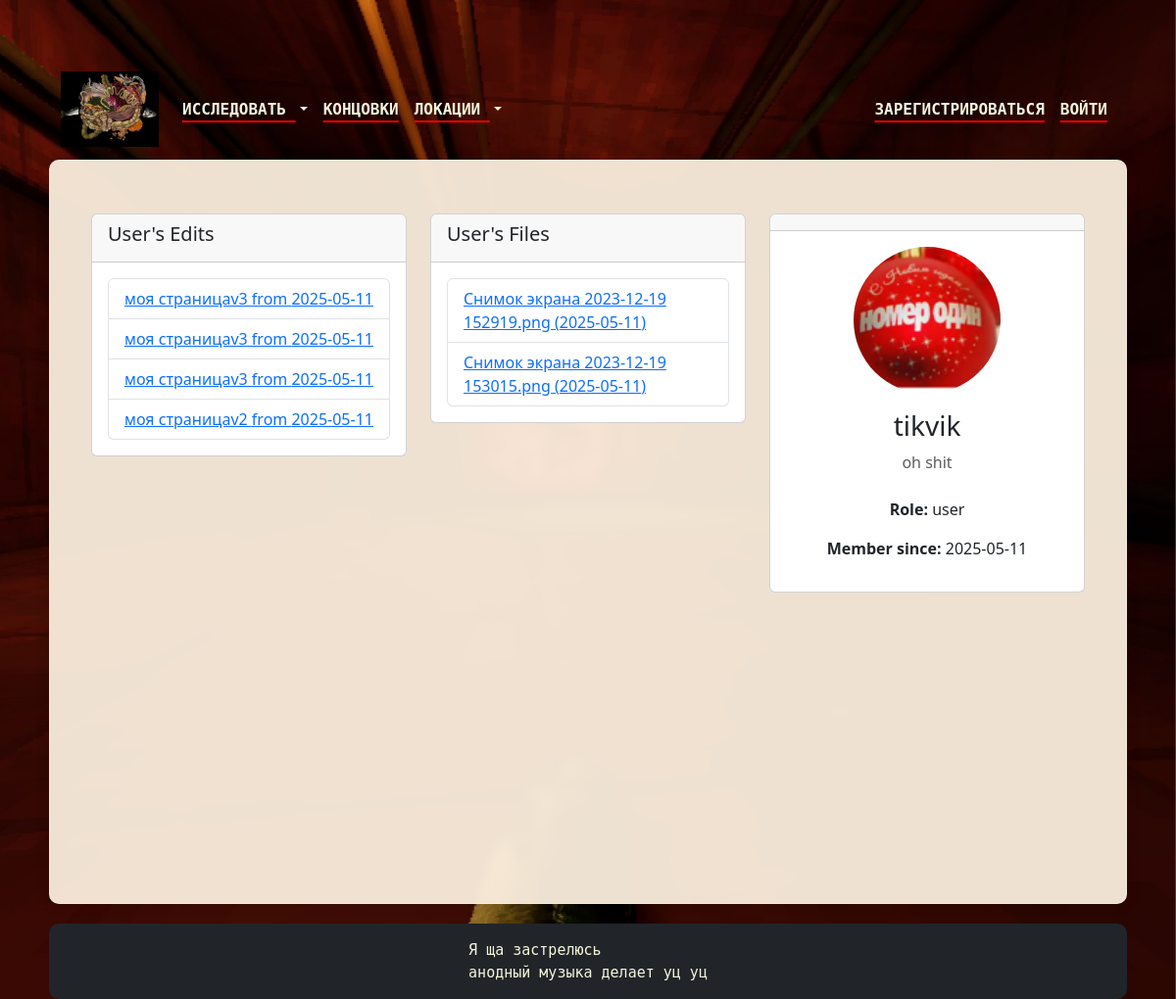
The page /users/2 on the database its author committed.
### data/history_pages.py (models this page shows, shortened)
class HistoryPage(SqlAlchemyBase, UserMixin, SerializerMixin):
    __tablename__ = "history_pages"
    id = sqlalchemy.Column(sqlalchemy.Integer, primary_key=True, autoincrement=True)
    title = sqlalchemy.Column(sqlalchemy.String(120))
    content = sqlalchemy.Column(sqlalchemy.Text, nullable=True)
    modified_date = sqlalchemy.Column(sqlalchemy.DateTime, default=datetime.datetime.now)
    is_rollback = sqlalchemy.Column(sqlalchemy.Boolean, default=False)
    categories = orm.relationship("Category",
                                  secondary="history_association", back_populates="history_pages")
    user_id = sqlalchemy.Column(sqlalchemy.Integer, sqlalchemy.ForeignKey("users.id"))
    page_id = sqlalchemy.Column(sqlalchemy.Integer, sqlalchemy.ForeignKey("pages.id"))
    page = orm.relationship('Page', back_populates='history_versions')
    user = orm.relationship('User', back_populates='edits')

### data/uploads_model.py (models this page shows, shortened)
class Uploads(SqlAlchemyBase, UserMixin, SerializerMixin):
    __tablename__ = "uploads"
    id = sqlalchemy.Column(sqlalchemy.Integer, primary_key=True, autoincrement=True)
    filename = sqlalchemy.Column(sqlalchemy.String)
    date = sqlalchemy.Column(sqlalchemy.DateTime)
    user_id = sqlalchemy.Column(sqlalchemy.Integer, sqlalchemy.ForeignKey("users.id"))
    user = orm.relationship('User', back_populates='files')

### data/users.py (models this page shows, shortened)
class User(SqlAlchemyBase, UserMixin, SerializerMixin):
    __tablename__ = "users"
    id = sqlalchemy.Column(sqlalchemy.Integer, primary_key=True, autoincrement=True)
    username = sqlalchemy.Column(sqlalchemy.String(60), unique=True)
    email = sqlalchemy.Column(sqlalchemy.String(120),  unique=True, nullable=True)
    image_file = sqlalchemy.Column(sqlalchemy.String(120))
    about = sqlalchemy.Column(sqlalchemy.String(300), nullable=True)
    hashed_password = sqlalchemy.Column(sqlalchemy.String)
    role = sqlalchemy.Column(sqlalchemy.String, default='user')
    created_date = sqlalchemy.Column(sqlalchemy.DateTime, default=datetime.datetime.now)
    edits = orm.relationship("HistoryPage", back_populates='user')
    files = orm.relationship("Uploads", back_populates='user')

### main.py (the view)
@users.route('/users/<id_slug(attr="username"):id>')
def show_user(id):
    db_sess = db_session.create_session()
    user = db_sess.query(User).filter(User.id == id).first()
    if not user:
        abort(404)
    return render_template('user_profile.html', user=user)

### data/db_session.py (called while the page is built)
def create_session() -> Session:
    global __factory
    return __factory()

### data/slug_conventer.py (called while the page is built)
    def to_python(self, value):
        id, slug = (value.split('/') + [None])[:2]
        return int(id)

    def to_url(self, value):
        raw = str(value) if self.attr is None else getattr(value, self.attr, '')
        slug = slugify(raw)[:self.length].rstrip('-')
        return '{}/{}'.format(value.id, slug).rstrip('/')

### templates/user_profile.html (shortened to what this page needs)
{% extends "base.html" %}
{% block content %}
<div class="container mt-4">
    <div class="row">
        <div class="col-md-8">
            <div class="row">
                <div class="col-md-6">
                    <div class="card mb-4">
                        <div class="card-header">
                            <h5>User's Edits</h5>
                        </div>
                        <div class="card-body">
                            {% if user.edits %}
                                <ul class="list-group">
                                    {% for edit in user.edits|sort(attribute='modified_date', reverse=True) %}
                                        {% if not edit.is_rollback %}
                                        <li class="list-group-item">
                                            <a href="{{ url_for('pages.show_old_page', old_id=edit) }}">
                                                {{ edit.title }} from {{ edit.modified_date.strftime('%Y-%m-%d') }}
                                            </a>
                                        </li>
                                        {% endif %}
                                    {% endfor %}
                                </ul>
                            {% else %}
                                <p class="text-muted">No edits yet.</p>
                            {% endif %}
                        </div>
                    </div>
                </div>
                <div class="col-md-6">
                    <div class="card mb-4">
                        <div class="card-header">
                            <h5>User's Files</h5>
                        </div>
                        <div class="card-body">
                            {% if user.files %}
                                <ul class="list-group">
                                    {% for file in user.files|sort(attribute='date', reverse=True) %}
                                        <li class="list-group-item">
                                        <a href="{{ url_for('main.uploaded_files', filename=file.filename) }}">
                                            {{ file.filename }} ({{ file.date.strftime('%Y-%m-%d') }})
                                        </a>
                                        </li>
                                    {% endfor %}
                                </ul>
                            {% else %}
                                <p class="text-muted">No files uploaded yet.</p>
                            {% endif %}
                        </div>
                    </div>
                </div>
            </div>
        </div>
        <div class="col-md-4">
            <div class="card">
                <div class="card-header d-flex justify-content-end">
                </div>
                <div class="card-body text-center">
                    {% if user.image_file %}
                    <img class="rounded-circle account-img mb-3" src="{{ url_for('static', filename='image/user_profiles/' + user.username + '/' + user.image_file) }}"
                         alt="Profile picture" style="width: 150px; height: 150px; object-fit: cover;">
                    {% else %}
                    <img class="rounded-circle account-img mb-3" src="{{ url_for('static', filename='image/user_profiles/default_pic.jpg') }}"
                         alt="Profile picture" style="width: 150px; height: 150px; object-fit: cover;">
                    {% endif %}
                    <h3 class="account-heading">{{ user.username }}</h3>
                    <p class="text-muted">{{ user.about or "No information provided" }}</p>
                    <div class="text-left mt-4">
                        <p><strong>Role:</strong> {{ user.role }}</p>
                        <p><strong>Member since:</strong> {{ user.created_date.strftime('%Y-%m-%d') }}</p>
                    </div>
                </div>
            </div>
        </div>
    </div>
</div>
{% endblock content %}

### static/css/style.css (style rules this page uses)
* { margin: 0; padding: 0; }
html, body { height: 100%; }

### rows shown on the page
HistoryPage: title "моя страницаv3", modified_date "2025-05-11"
HistoryPage: title "моя страницаv3", modified_date "2025-05-11"
HistoryPage: title "моя страницаv3", modified_date "2025-05-11"
HistoryPage: title "моя страницаv2", modified_date "2025-05-11"
Uploads: filename "Снимок экрана 2023-12-19 152919.png", date "2025-05-11"
Uploads: filename "Снимок экрана 2023-12-19 153015.png", date "2025-05-11"
User: username+image_file (picture), username "tikvik", about "oh shit", role "user", created_date "2025-05-11"
